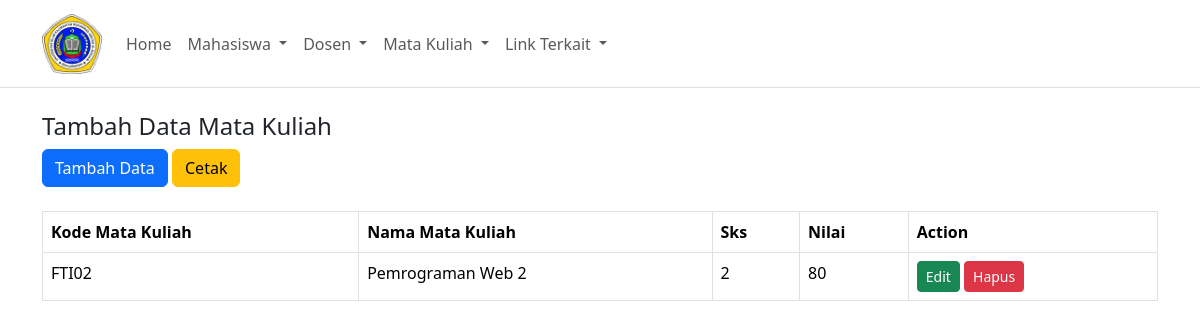
/?page=mataKuliah, run on the app's committed database.
### tables this page shows
CREATE TABLE `mata_kuliah` (
  `id` int(11) NOT NULL,
  `kode_mk` varchar(10) NOT NULL,
  `nama` varchar(200) NOT NULL,
  `sks` varchar(10) NOT NULL,
  `nilai` varchar(50) NOT NULL
);

### matkul/show.php (the view)
<h4>Tambah Data Mata Kuliah</h4>
<a href="?page=mataKuliahAdd" class="btn btn-primary mb-4">Tambah Data</a>
<a href="matkul/print.php" class="btn btn-warning mb-4" target="_blank">Cetak</a>
<table class="table table-bordered table-hover">
    <thead>
        <tr>
            <th>Kode Mata Kuliah</th>
            <th>Nama Mata Kuliah</th>
            <th>Sks</th>
            <th>Nilai</th>
            <th>Action</th>
        </tr>
    </thead>
    <tbody>
        <?php
            include 'connection.php';
            $query = mysqli_query($con, "SELECT * FROM mata_kuliah");
            while ($data = mysqli_fetch_array($query)) {
        ?>
            <tr>
                <td><?php echo $data['kode_mk']; ?></td>
                <td><?php echo $data['nama']; ?></td>
                <td>
                    <?php echo ($data['sks']) == '2'? '2' : '3'; ?>
                </td>
                <td><?php echo $data['nilai']; ?></td>
                <td>
                    <a class="btn btn-sm btn-success" href="?page=mataKuliahEdit&id=<?= $data['id']; ?>">Edit</a>
                    <a class="btn btn-sm btn-danger" href="?page=mataKuliahDelete&id=<?= $data['id']; ?>" onclick="return confirm('Lanjutkan menghapus data ?')">Hapus </a>
                </td>
            </tr>
        <?php
        }
        ?>
    </tbody>
</table>

### data on the page
mata_kuliah: kode_mk "FTI02", nama "Pemrograman Web 2", sks "2", nilai "80"
